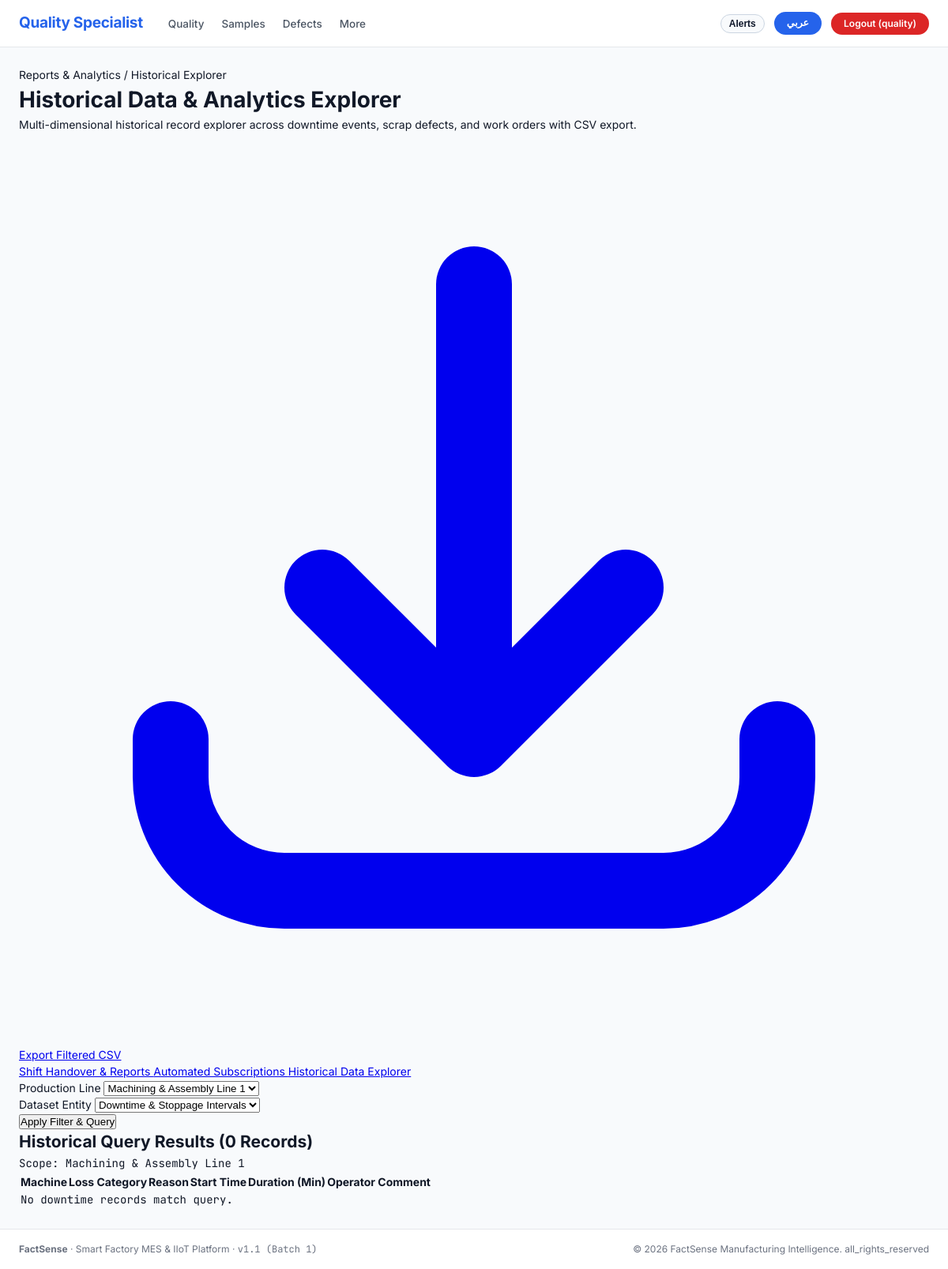
The app's page /reports/explorer/ (signed in), older data.
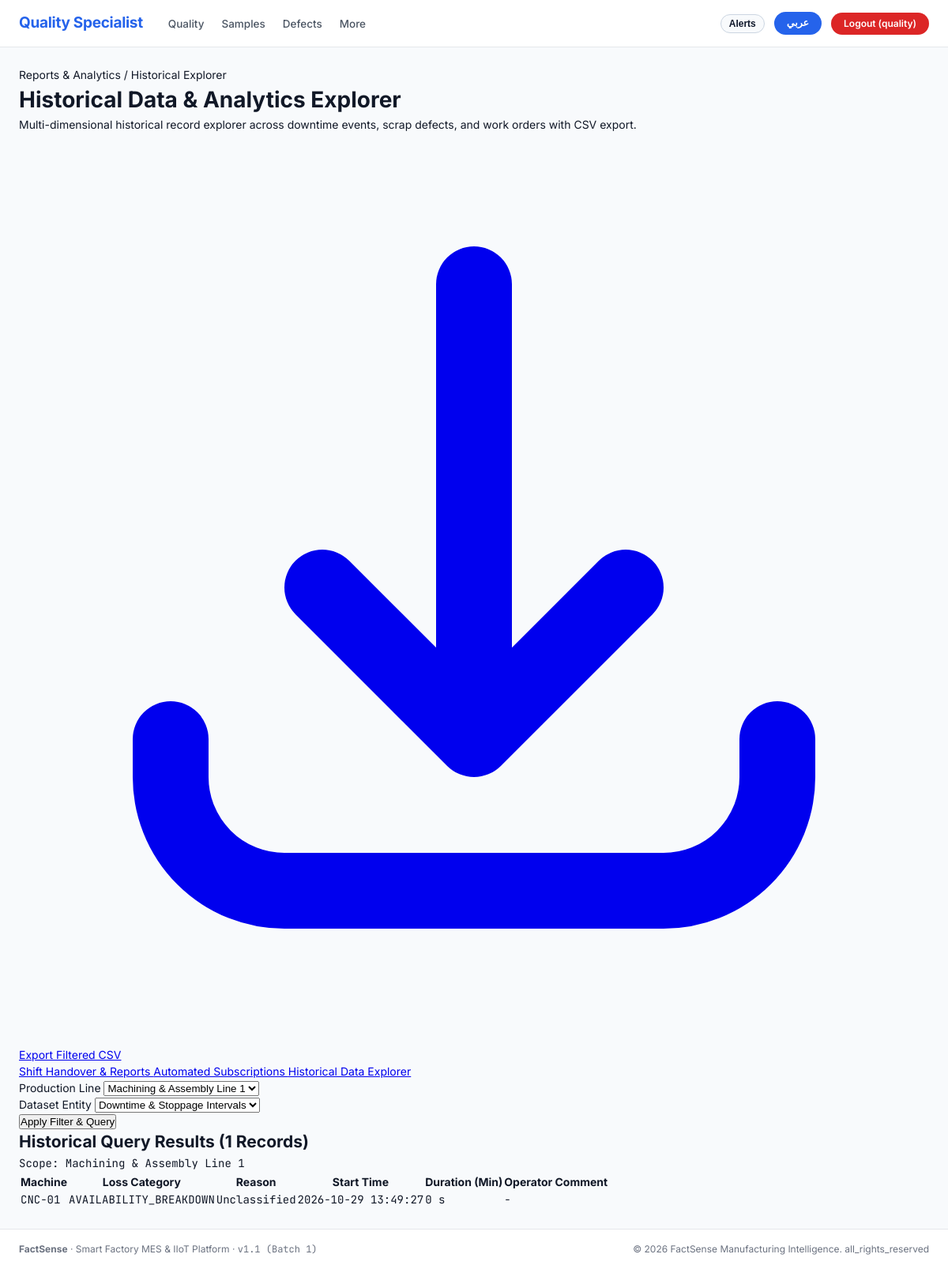
The same page, newer data.
### apps/telemetry/models.py (models this page shows, shortened)
class DowntimeEvent(models.Model):
    id = models.UUIDField(primary_key=True, default=uuid.uuid4, editable=False)
    machine = models.ForeignKey(Machine, on_delete=models.CASCADE, related_name='downtime_events')
    line = models.ForeignKey(Line, on_delete=models.CASCADE, related_name='downtime_events')
    shift = models.ForeignKey(Shift, on_delete=models.SET_NULL, null=True, blank=True)
    product = models.ForeignKey(Product, on_delete=models.SET_NULL, null=True, blank=True)
    state_code = models.CharField(max_length=30, choices=STATE_CHOICES, default='UNPLANNED_DOWNTIME')
    start_time = models.DateTimeField(default=timezone.now, db_index=True)
    end_time = models.DateTimeField(null=True, blank=True)
    duration_seconds = models.PositiveIntegerField(default=0)
    tpm_loss_type = models.CharField(max_length=50, choices=TPM_LOSS_CHOICES, null=True, blank=True)
    category = models.ForeignKey(ReasonCategory, on_delete=models.SET_NULL, null=True, blank=True)
    reason = models.ForeignKey(StoppageReason, on_delete=models.SET_NULL, null=True, blank=True)
    is_planned = models.BooleanField(default=False)
    is_classified = models.BooleanField(default=False)
    classified_by = models.ForeignKey(settings.AUTH_USER_MODEL, on_delete=models.SET_NULL, null=True, blank=True)
    is_simulated = models.BooleanField(default=False, db_index=True)
    notes = models.TextField(blank=True)
    class Meta:
        ordering = ['-start_time']

### apps/masterdata/models.py (models this page shows, shortened)
class Machine(models.Model):
    id = models.UUIDField(primary_key=True, default=uuid.uuid4, editable=False)
    line = models.ForeignKey(Line, on_delete=models.CASCADE, related_name='machines')
    code = models.CharField(max_length=50)
    name = models.CharField(max_length=150)
    name_ar = models.CharField(max_length=150, blank=True)
    category = models.CharField(
        max_length=50,
        default='FILLER',
        choices=[
            ('BLOW_MOLDER', 'Blow Molder'),
            ('RINSER', 'Rinser'),
            ('FILLER', 'Filler'),
            ('CAPPER', 'Capper'),
            ('LABELER', 'Labeler'),
            ('PACKER', 'Case Packer'),
            ('PALLETIZER', 'Palletizer'),
            ('CONVEYOR', 'Conveyor'),
            ('SEALER', 'Sealer'),
            ('INSPECTION', 'Inspection'),
            ('OTHER', 'Other Equipment'),
        ]
    )
    sequence_order = models.PositiveIntegerField(default=10)
    criticality_rank = models.CharField(
        max_length=1,
        default='A',
        choices=[('A', 'A - Critical / Bottleneck'), ('B', 'B - Major Machine'), ('C', 'C - Buffer / Secondary')]
    )
    ideal_run_rate_cpm = models.FloatField(default=120.0, help_text="Ideal nameplate rate in CPM (Units/min)")
    is_bottleneck = models.BooleanField(default=False)
    sensor_protocol = models.CharField(
        max_length=30,
        default='SIMULATED',
        choices=[
            ('GPIO_PULSE', 'GPIO Digital Pulse'),
            ('MODBUS_TCP', 'Modbus TCP / IP'),
            ('MQTT', 'MQTT Telemetry Broker'),
            ('OPC_UA', 'OPC-UA Server'),
            ('SIMULATED', 'Internal Virtual Simulator'),
        ]
    )
    sensor_ip = models.GenericIPAddressField(null=True, blank=True, help_text="Edge Gateway or Sensor IP")
    modbus_address = models.PositiveIntegerField(default=1, help_text="Modbus register / unit ID")
    pulse_pin = models.PositiveIntegerField(null=True, blank=True, help_text="PLC / GPIO input pin number")
    class Meta:
        ordering = ['sequence_order', 'code']
        unique_together = ('line', 'code')

### apps/reports/views.py (the view)
# urls.py: path('explorer/', views.historical_explorer_view, name='reports_explorer'),
@role_required('supervisor', 'maintenance', 'quality', 'planner', 'supply_chain', 'manager', 'admin')
def historical_explorer_view(request):
    lines = Line.objects.all()
    selected_line_id = request.GET.get('line')
    selected_line = Line.objects.filter(id=selected_line_id).first() if selected_line_id else lines.first()
    dataset_type = request.GET.get('dataset', 'DOWNTIME')
    records = []
    if dataset_type == 'DOWNTIME':
        records = DowntimeEvent.objects.filter(
            machine__line=selected_line
        ).select_related('machine', 'reason').order_by('-start_time')[:100]
    elif dataset_type == 'DEFECTS':
        records = DefectLog.objects.filter(
            machine__line=selected_line
        ).select_related('machine', 'reason').order_by('-logged_at')[:100]
    elif dataset_type == 'WORK_ORDERS':
        records = WorkOrder.objects.filter(
            line=selected_line
        ).select_related('product', 'line').order_by('-planned_start')[:100]
    context = {
        'page_title': 'Historical Data & Analytics Explorer',
        'page_title_ar': 'مركز استكشاف البيانات التاريخية والتحليلات',
        'active_tab': 'explorer',
        'lines': lines,
        'selected_line': selected_line,
        'dataset_type': dataset_type,
        'records': records,
        'total_records_count': len(records),
    }
    return render(request, 'reports/historical_explorer.html', context)

### apps/accounts/context_processors.py (called while the page is built)
def branding_context(request):
    return {
        'BRAND_NAME': 'FactSense',
        'BRAND_TAGLINE': 'Smart Factory MES & IIoT Platform',
        'APP_VERSION': 'v1.1 (Batch 1)',
        'CURRENT_YEAR': 2026,
    }

### apps/accounts/navigation.py (called while the page is built)
def get_navigation_for_role(role_code, current_path='', lang='en'):
    items = ROLE_NAV_CONFIG.get(role_code, [])
    primary_links = []
    more_links = []
    for label_key, url_name, is_more in items:
        try:
            url = reverse(url_name)
        except Exception:
            url = f"/{url_name}/"
        label = get_translation(label_key, lang=lang)
        is_active = (current_path == url or (url != '/' and current_path.startswith(url)))
        link_item = {
            'label': label,
            'url_name': url_name,
            'url': url,
            'is_active': is_active,
        }
        if is_more:
            more_links.append(link_item)
        else:
            primary_links.append(link_item)
    return {
        'primary': primary_links,
        'more': more_links,
        'has_more': len(more_links) > 0,
    }

### apps/accounts/translations.py (called while the page is built)
    def __getitem__(self, key):
        return get_translation(key, lang=self.lang)

### templates/reports/historical_explorer.html (shortened to what the changed rows need)
{% extends "base.html" %}
{% load i18n %}
{% block content %}
<div class="max-w-7xl mx-auto px-4 sm:px-6 lg:px-8 py-6">
    <div class="flex flex-col md:flex-row md:items-center md:justify-between mb-6 pb-4 border-b border-gray-200">
        <div>
            <h1 class="text-2xl font-bold text-gray-900 tracking-tight">
                {% if request.LANGUAGE_CODE == 'ar' %}{{ page_title_ar }}{% else %}{{ page_title }}{% endif %}
            </h1>
        </div>
    </div>
    <div class="bg-white border border-gray-200 rounded-lg shadow-sm overflow-hidden mb-8">
        <div class="p-4 border-b border-gray-200 bg-gray-50 flex items-center justify-between">
            <h2 class="text-sm font-bold text-gray-900 uppercase tracking-wider">
                Historical Query Results ({{ total_records_count }} Records)
            </h2>
            <span class="text-xs text-gray-500 font-mono">
                Scope: {{ selected_line.name }}
            </span>
        </div>
        <div class="overflow-x-auto">
            {% if dataset_type == 'DOWNTIME' %}
            <table class="min-w-full divide-y divide-gray-200 text-sm">
                <thead class="bg-gray-50">
                    <tr>
                        <th class="px-4 py-3 text-left rtl:text-right text-xs font-semibold text-gray-500 uppercase">Machine</th>
                        <th class="px-4 py-3 text-left rtl:text-right text-xs font-semibold text-gray-500 uppercase">Loss Category</th>
                        <th class="px-4 py-3 text-left rtl:text-right text-xs font-semibold text-gray-500 uppercase">Reason</th>
                        <th class="px-4 py-3 text-left rtl:text-right text-xs font-semibold text-gray-500 uppercase">Start Time</th>
                        <th class="px-4 py-3 text-left rtl:text-right text-xs font-semibold text-gray-500 uppercase">Duration (Min)</th>
                        <th class="px-4 py-3 text-left rtl:text-right text-xs font-semibold text-gray-500 uppercase">Operator Comment</th>
                    </tr>
                </thead>
                <tbody class="divide-y divide-gray-200 bg-white font-mono text-xs">
                    {% for r in records %}
                    <tr class="hover:bg-gray-50">
                        <td class="px-4 py-3 whitespace-nowrap font-bold text-gray-900">{{ r.machine.code }}</td>
                        <td class="px-4 py-3 whitespace-nowrap font-sans text-gray-700">{{ r.tpm_loss_type }}</td>
                        <td class="px-4 py-3 whitespace-nowrap font-sans font-medium text-gray-900">{{ r.reason.name|default:"Unclassified" }}</td>
                        <td class="px-4 py-3 whitespace-nowrap text-gray-500">{{ r.start_time|date:'Y-m-d H:i:s' }}</td>
                        <td class="px-4 py-3 whitespace-nowrap font-bold text-gray-800">{{ r.duration_seconds|floatformat:0 }} s</td>
                        <td class="px-4 py-3 whitespace-nowrap font-sans text-gray-600">{{ r.notes|default:"-" }}</td>
                    </tr>
                    {% empty %}
                    <tr><td colspan="6" class="px-4 py-8 text-center text-gray-500 font-sans">No downtime records match query.</td></tr>
                    {% endfor %}
                </tbody>
            </table>
            {% endif %}
        </div>
    </div>
</div>
{% endblock %}

### templates/components/navbar.html (shortened to what this page needs)
{% load static i18n %}
<header class="fs-navbar">
  <div class="fs-navbar-container">
    <div class="fs-navbar-left">
      <a href="{% url 'role_landing' %}" class="fs-brand-title">
        {% if active_role == 'planner' or active_role == 'admin' %}
          Master
        {% elif is_rtl and active_role_obj.name_ar %}
          {{ active_role_obj.name_ar }}
        {% else %}
          {{ active_role_obj.name|default:'FactSense' }}
        {% endif %}
      </a>
      <nav aria-label="Main Navigation">
        <ul class="fs-nav-links">
          {% if nav %}
            {% for item in nav.primary %}
              <li>
                <a href="{{ item.url }}" class="fs-nav-link {% if item.is_active %}active{% endif %}">
                  {{ item.label }}
                </a>
              </li>
            {% endfor %}
            {% if nav.has_more %}
              <li class="fs-dropdown">
                <a href="javascript:void(0)" class="fs-nav-link">
                  {% trans "More" %}
                </a>
              </li>
            {% endif %}
          {% endif %}
        </ul>
      </nav>
    </div>
    <div class="fs-navbar-right">
      {% if request.user.is_authenticated %}
        <button type="button" class="fs-pill-lang" onclick="toggleNotificationDrawer()" title="{% trans 'Real-Time Alerts Drawer' %}" style="background-color: #F8FAFC; color: #0F172A; border: 1px solid #CBD5E1; cursor: pointer; display: inline-flex; align-items: center; gap: 6px; padding: 4px 10px;">
          <span style="font-weight: 700; font-size: 12px;">{% trans "Alerts" %}</span>
        </button>
      {% endif %}
      {% if lang == 'ar' %}
        <a href="{% url 'set_language' %}?lang=en" class="fs-pill-lang" title="Switch to English">
          EN
        </a>
      {% else %}
        <a href="{% url 'set_language' %}?lang=ar" class="fs-pill-lang" title="التحويل إلى العربية">
          عربي
        </a>
      {% endif %}
      {% if request.user.is_authenticated %}
        <div class="fs-role-switch-wrap">
          <a href="{% url 'logout' %}" class="fs-pill-logout" title="{% trans 'Sign Out' %}">
            {% trans "Logout" %} ({{ active_role|default:'user' }})
          </a>
        </div>
      {% else %}
        <a href="{% url 'login' %}" class="fs-pill-logout" style="background-color: #2563EB;">
          {% trans "Sign In" %}
        </a>
      {% endif %}
    </div>
  </div>
</header>

Row changes from the older to the newer data that the page shows:
added DowntimeEvent: machine.code "CNC-01", tpm_loss_type "AVAILABILITY_BREAKDOWN", reason.name "Unclassified", start_time "2026-10-29 13:49:27", duration_seconds "0", notes "-"
Text that changed along with them:
{{ total_records_count }}: "0" → "1"
text no longer shown: "No downtime records match query."
